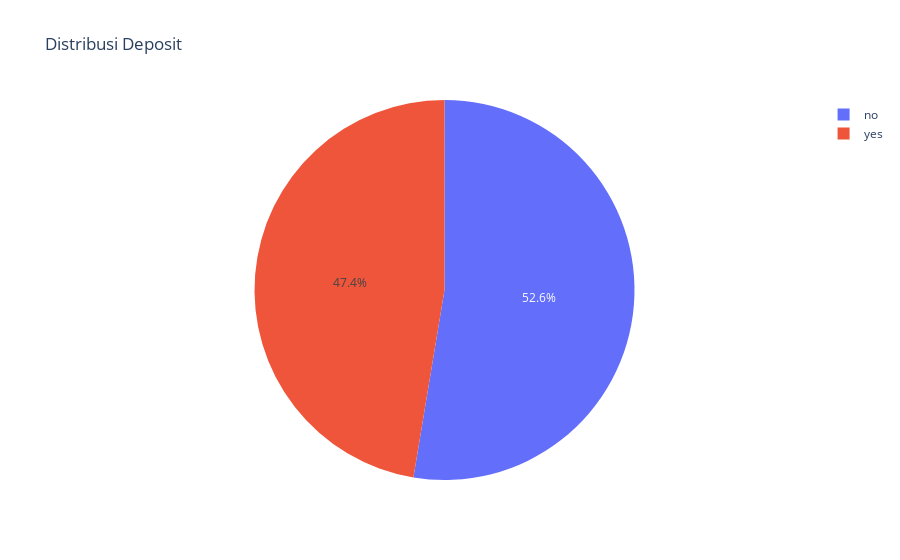

Notebook source saved alongside this figure:
### Markdown cell above
### Data sebaran Deposit

### Code cell
# kalkulasi total deposit
calculate = df['deposit'].value_counts()
# membentuk piechart
fig = px.pie(values=calculate.values, names=calculate.index, 
             title='Distribusi Deposit')
# memanggil pie chart
fig.show()

### Figure 1 — Plotly figure (JSON) as saved in the notebook; plotly's stock layout.template omitted (floating-point values rounded to 4 significant figures)
{"data": [{"domain": {"x": [0, 1], "y": [0, 1]}, "hovertemplate": "label=%{label}<br>value=%{value}<extra></extra>", "labels": ["no", "yes"], "legendgroup": "", "name": "", "showlegend": true, "type": "pie", "values": [5873, 5289]}], "layout": {"legend": {"tracegroupgap": 0}, "title": {"text": "Distribusi Deposit"}}}
